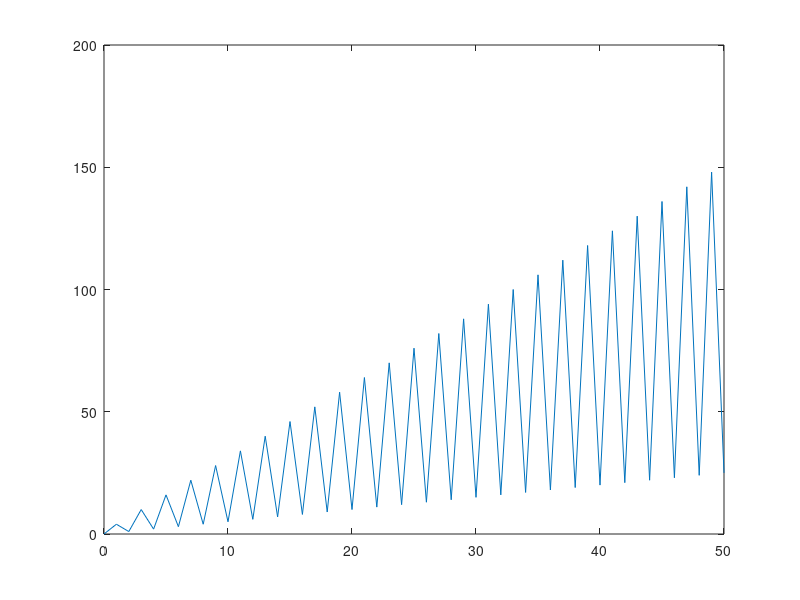

Reproduce this figure in MATLAB.
x=0:50;
res = zeros(1,length(x));
for i = 1:length(x)
        if(mod(x(i),2)==0)
            res(i)=x(i)/2;
        else
            res(i)=3*x(i)+1;
        end
end
plot(x,res);